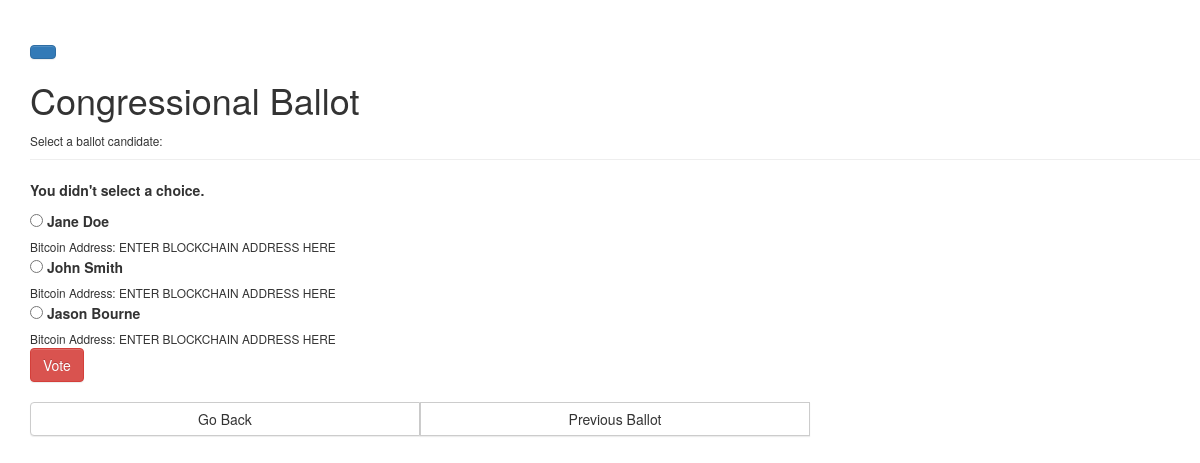
/polls/2/vote/, run on the app's committed database.
### polls/models.py (models this page shows, shortened)
class Ballot(models.Model):
	ballot_text = models.CharField(max_length=200)
	pub_date = models.DateTimeField('date published')
	end_date = models.DateTimeField('end date')

class Choice(models.Model):
	ballot = models.ForeignKey(Ballot, on_delete=models.CASCADE)
	choice_text = models.CharField(max_length=200)
	choice_address = models.CharField(max_length=36)
	votes = models.IntegerField(default=0)

### polls/views.py (the view)
# urls.py: url(r'^(?P<ballot_id>[0-9]+)/vote/$', views.vote, name='vote'),
def vote(request, ballot_id):
	ballot = get_object_or_404(Ballot, pk=ballot_id)
	try:
		selected_choice = ballot.choice_set.get(pk=request.POST['choice'])
	except (KeyError, Choice.DoesNotExist):
		return render(request, 'polls/detail.html',
			{ 'ballot': ballot, 'error_message': "You didn't select a choice.",})
	else:
		selected_choice.votes += 1
		selected_choice.save()
		return HttpResponseRedirect(reverse('polls:results', args=(ballot.id,)))

### polls/templates/polls/detail.html (shortened to what this page needs)
{% load staticfiles %}
<!DOCTYPE html>
<html lang="en">
	<head>
		<link rel="stylesheet" href="//maxcdn.bootstrapcdn.com/bootstrap/3.2.0/css/bootstrap.min.css">
		<link rel="stylesheet" href="//maxcdn.bootstrapcdn.com/bootstrap/3.2.0/css/bootstrap-theme.min.css">
		<link rel="stylesheet" href="{% static 'bootstrap-3.3.7-dist/css/bootstrap.css' %}">
		<link rel="stylesheet" href="{% static 'bootstrap-3.3.7-dist/css/bootstrap-theme.css' %}">
		<link rel="stylesheet" href="{% static 'css/polls.css' %}">
		{% load bootstrap3 %}
		{% bootstrap_css %}
	</head>
	<body>
	<div class="page-header">
		{% buttons %}
		 	<button class="btn btn-primary"><a href="/"></a>
		    </button>
  		{% endbuttons %}
		<h1>{{ ballot.ballot_text }}</h1>
		<small>Select a ballot candidate:</small>
	</div>
	{% if error_message %}<p><strong>{{ error_message }}</strong></p>{% endif %}
	<form action="{% url 'polls:vote' ballot.id %}" method="post">
	{% for choice in ballot.choice_set.all %}
		<input type="radio" name="choice" id="choice{{forloop.counter}}" value="{{ choice.id }}" />
		<label for="choice{{ forloop.counter }}" > {{ choice.choice_text }}</label>
		<br />
		<small for="choice{{ forloop.counter }}" > Bitcoin Address: {{ choice.choice_address }}</small>
		<br />
		{% endfor %}
		<div class="btn-group">
		  <button type="button submit" value="Vote" class="btn btn-danger">Vote</button>
		</div>
		<br />
		<br />
		<div class="btn-group btn-group-justified" role="group" aria-label="...">
		  <div class="btn-group" role="group">
		    <button type="button" class="btn btn-default" ><a href="{% url 'polls:index' %}"></a>Go Back</button>
		  </div>
		  <div class="btn-group" role="group">
		    <button type="button" class="btn btn-default">Previous Ballot</button>
		  </div>
		  <div class="btn-group" role="group">
		  </div>
		</div>
	</body>
</html>

### polls/static/css/polls.css (style rules this page uses)
body { padding-left: 30px; }

### data on the page
Ballot: ballot_text "Congressional Ballot"
Choice: choice_text "Jane Doe", choice_address "ENTER BLOCKCHAIN ADDRESS HERE"
Choice: choice_text "John Smith", choice_address "ENTER BLOCKCHAIN ADDRESS HERE"
Choice: choice_text "Jason Bourne", choice_address "ENTER BLOCKCHAIN ADDRESS HERE"

### other printed values
{{ error_message }} "You didn't select a choice."
